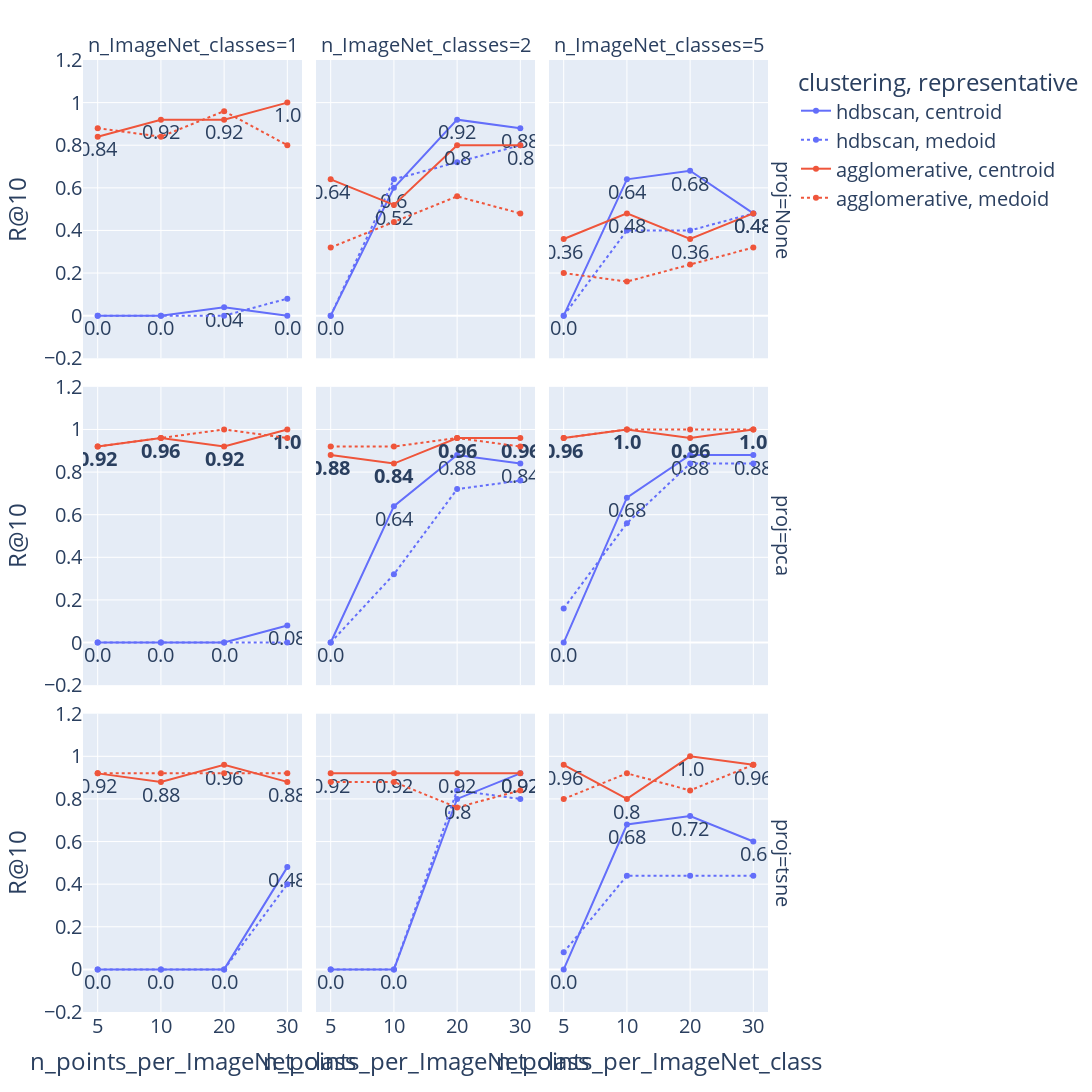

The notebook cell this image was saved under:
### Markdown cell above
### ZCCR Ablation Study

### Code cell
def text(representative, proj, clustering, recall):
    if proj=='pca' and representative=='centroid' and clustering=='agglomerative':
        return '<b>{}</b>'.format(str(recall))
    if representative=='centroid':
        return str(recall)
    return ''

create_path_if_not_existant('charts')

for dataset in ['coco', 'flickr30k']:
    for model in ['clip', 'albef']:
        for task in ['txt2img', 'img2txt', 'txt2txt', 'img2img']:

            # recall@10
            df = pd.read_csv('results/zccr_metrics.csv')
            df['n_points_per_cluster'] = df['n_points_per_cluster'].map(lambda e: str(e))
            df = df.rename(columns={'recall': 'R@10', 'n_points_per_cluster':'n_points_per_ImageNet_class',
                                    'n_seeds':'n_ImageNet_classes'})

            df = df[df['n_ImageNet_classes'] != 3]
            df = df[df['n_ImageNet_classes'] != 10]
            df = df[df['proj'] != 'tsne']
            df = df[df['dataset'] == dataset]
            df = df[df['model'] == model]
            df = df[df['task'] == task]
            df = df[df['cluster distance'] == 5]

            df['proj'] = df['proj'].map(lambda x: 'tsne' if x == 'tsne (pca)' else x)
            df['text'] = df.apply(lambda x: text(x['representative'], x['proj'], x['clustering'], x['R@10']), axis=1)
            # df = df[df['clustering'] == 'agglomerative']
            # df = df[df['representative'] == 'centroid']

            # df = df[df['n_points_per_cluster'] == 20]
            # df = df[df['cluster distance'] == 50]

            fig = px.line(df, x="n_points_per_ImageNet_class", y="R@10", text='text', color='clustering', line_dash='representative',
                        facet_row='proj', facet_col='n_ImageNet_classes', category_orders={"proj": ["None", "pca", "tsne"], "n_ImageNet_classes":[1,2,5]},
                        markers=True)
            fig.update_traces(textposition='bottom center')
            fig.update_layout(yaxis_range=[-0.2,1.2])
            fig.update_layout(
                autosize=False,
                width=1700,
                height=1200,
                showlegend=True,
                font=dict(
                        # family="Courier New, monospace",
                        size=20  # Set the font size here
                        # color="RebeccaPurple"
                )
            )

            fig.write_image('charts/{}_{}_{}_recall.png'.format(dataset,model,task))

### Figure 1 — Plotly figure (JSON) as saved in the notebook; plotly's stock layout.template omitted (floating-point values rounded to 4 significant figures)
{"data": [{"hovertemplate": "clustering=hdbscan<br>representative=centroid<br>proj=None<br>n_ImageNet_classes=1<br>n_points_per_ImageNet_class=%{x}<br>R@10=%{y}<br>text=%{text}<extra></extra>", "legendgroup": "hdbscan, centroid", "line": {"color": "#636efa", "dash": "solid"}, "marker": {"symbol": "circle"}, "mode": "text+lines+markers", "name": "hdbscan, centroid", "orientation": "v", "showlegend": true, "text": ["0.0", "0.0", "0.04", "0.0"], "textposition": "bottom center", "type": "scatter", "x": ["5", "10", "20", "30"], "xaxis": "x7", "y": [0, 0, 0.04, 0], "yaxis": "y7"}, {"hovertemplate": "clustering=hdbscan<br>representative=centroid<br>proj=None<br>n_ImageNet_classes=2<br>n_points_per_ImageNet_class=%{x}<br>R@10=%{y}<br>text=%{text}<extra></extra>", "legendgroup": "hdbscan, centroid", "line": {"color": "#636efa", "dash": "solid"}, "marker": {"symbol": "circle"}, "mode": "text+lines+markers", "name": "hdbscan, centroid", "orientation": "v", "showlegend": false, "text": ["0.0", "0.6", "0.92", "0.88"], "textposition": "bottom center", "type": "scatter", "x": ["5", "10", "20", "30"], "xaxis": "x8", "y": [0, 0.6, 0.92, 0.88], "yaxis": "y8"}, {"hovertemplate": "clustering=hdbscan<br>representative=centroid<br>proj=None<br>n_ImageNet_classes=5<br>n_points_per_ImageNet_class=%{x}<br>R@10=%{y}<br>text=%{text}<extra></extra>", "legendgroup": "hdbscan, centroid", "line": {"color": "#636efa", "dash": "solid"}, "marker": {"symbol": "circle"}, "mode": "text+lines+markers", "name": "hdbscan, centroid", "orientation": "v", "showlegend": false, "text": ["0.0", "0.64", "0.68", "0.48"], "textposition": "bottom center", "type": "scatter", "x": ["5", "10", "20", "30"], "xaxis": "x9", "y": [0, 0.64, 0.68, 0.48], "yaxis": "y9"}, {"hovertemplate": "clustering=hdbscan<br>representative=centroid<br>proj=pca<br>n_ImageNet_classes=1<br>n_points_per_ImageNet_class=%{x}<br>R@10=%{y}<br>text=%{text}<extra></extra>", "legendgroup": "hdbscan, centroid", "line": {"color": "#636efa", "dash": "solid"}, "marker": {"symbol": "circle"}, "mode": "text+lines+markers", "name": "hdbscan, centroid", "orientation": "v", "showlegend": false, "text": ["0.0", "0.0", "0.0", "0.08"], "textposition": "bottom center", "type": "scatter", "x": ["5", "10", "20", "30"], "xaxis": "x4", "y": [0, 0, 0, 0.08], "yaxis": "y4"}, {"hovertemplate": "clustering=hdbscan<br>representative=centroid<br>proj=pca<br>n_ImageNet_classes=2<br>n_points_per_ImageNet_class=%{x}<br>R@10=%{y}<br>text=%{text}<extra></extra>", "legendgroup": "hdbscan, centroid", "line": {"color": "#636efa", "dash": "solid"}, "marker": {"symbol": "circle"}, "mode": "text+lines+markers", "name": "hdbscan, centroid", "orientation": "v", "showlegend": false, "text": ["0.0", "0.64", "0.88", "0.84"], "textposition": "bottom center", "type": "scatter", "x": ["5", "10", "20", "30"], "xaxis": "x5", "y": [0, 0.64, 0.88, 0.84], "yaxis": "y5"}, {"hovertemplate": "clustering=hdbscan<br>representative=centroid<br>proj=pca<br>n_ImageNet_classes=5<br>n_points_per_ImageNet_class=%{x}<br>R@10=%{y}<br>text=%{text}<extra></extra>", "legendgroup": "hdbscan, centroid", "line": {"color": "#636efa", "dash": "solid"}, "marker": {"symbol": "circle"}, "mode": "text+lines+markers", "name": "hdbscan, centroid", "orientation": "v", "showlegend": false, "text": ["0.0", "0.68", "0.88", "0.88"], "textposition": "bottom center", "type": "scatter", "x": ["5", "10", "20", "30"], "xaxis": "x6", "y": [0, 0.68, 0.88, 0.88], "yaxis": "y6"}, {"hovertemplate": "clustering=hdbscan<br>representative=centroid<br>proj=tsne<br>n_ImageNet_classes=1<br>n_points_per_ImageNet_class=%{x}<br>R@10=%{y}<br>text=%{text}<extra></extra>", "legendgroup": "hdbscan, centroid", "line": {"color": "#636efa", "dash": "solid"}, "marker": {"symbol": "circle"}, "mode": "text+lines+markers", "name": "hdbscan, centroid", "orientation": "v", "showlegend": false, "text": ["0.0", "0.0", "0.0", "0.48"], "textposition": "bottom center", "type": "scatter", "x": ["5", "10", "20", "30"], "xaxis": "x", "y": [0, 0, 0, 0.48], "yaxis": "y"}, {"hovertemplate": "clustering=hdbscan<br>representative=centroid<br>proj=tsne<br>n_ImageNet_classes=2<br>n_points_per_ImageNet_class=%{x}<br>R@10=%{y}<br>text=%{text}<extra></extra>", "legendgroup": "hdbscan, centroid", "line": {"color": "#636efa", "dash": "solid"}, "marker": {"symbol": "circle"}, "mode": "text+lines+markers", "name": "hdbscan, centroid", "orientation": "v", "showlegend": false, "text": ["0.0", "0.0", "0.8", "0.92"], "textposition": "bottom center", "type": "scatter", "x": ["5", "10", "20", "30"], "xaxis": "x2", "y": [0, 0, 0.8, 0.92], "yaxis": "y2"}, {"hovertemplate": "clustering=hdbscan<br>representative=centroid<br>proj=tsne<br>n_ImageNet_classes=5<br>n_points_per_ImageNet_class=%{x}<br>R@10=%{y}<br>text=%{text}<extra></extra>", "legendgroup": "hdbscan, centroid", "line": {"color": "#636efa", "dash": "solid"}, "marker": {"symbol": "circle"}, "mode": "text+lines+markers", "name": "hdbscan, centroid", "orientation": "v", "showlegend": false, "text": ["0.0", "0.68", "0.72", "0.6"], "textposition": "bottom center", "type": "scatter", "x": ["5", "10", "20", "30"], "xaxis": "x3", "y": [0, 0.68, 0.72, 0.6], "yaxis": "y3"}, {"hovertemplate": "clustering=hdbscan<br>representative=medoid<br>proj=None<br>n_ImageNet_classes=1<br>n_points_per_ImageNet_class=%{x}<br>R@10=%{y}<br>text=%{text}<extra></extra>", "legendgroup": "hdbscan, medoid", "line": {"color": "#636efa", "dash": "dot"}, "marker": {"symbol": "circle"}, "mode": "text+lines+markers", "name": "hdbscan, medoid", "orientation": "v", "showlegend": true, "text": ["", "", "", ""], "textposition": "bottom center", "type": "scatter", "x": ["5", "10", "20", "30"], "xaxis": "x7", "y": [0, 0, 0, 0.08], "yaxis": "y7"}, {"hovertemplate": "clustering=hdbscan<br>representative=medoid<br>proj=None<br>n_ImageNet_classes=2<br>n_points_per_ImageNet_class=%{x}<br>R@10=%{y}<br>text=%{text}<extra></extra>", "legendgroup": "hdbscan, medoid", "line": {"color": "#636efa", "dash": "dot"}, "marker": {"symbol": "circle"}, "mode": "text+lines+markers", "name": "hdbscan, medoid", "orientation": "v", "showlegend": false, "text": ["", "", "", ""], "textposition": "bottom center", "type": "scatter", "x": ["5", "10", "20", "30"], "xaxis": "x8", "y": [0, 0.64, 0.72, 0.8], "yaxis": "y8"}, {"hovertemplate": "clustering=hdbscan<br>representative=medoid<br>proj=None<br>n_ImageNet_classes=5<br>n_points_per_ImageNet_class=%{x}<br>R@10=%{y}<br>text=%{text}<extra></extra>", "legendgroup": "hdbscan, medoid", "line": {"color": "#636efa", "dash": "dot"}, "marker": {"symbol": "circle"}, "mode": "text+lines+markers", "name": "hdbscan, medoid", "orientation": "v", "showlegend": false, "text": ["", "", "", ""], "textposition": "bottom center", "type": "scatter", "x": ["5", "10", "20", "30"], "xaxis": "x9", "y": [0, 0.4, 0.4, 0.48], "yaxis": "y9"}, {"hovertemplate": "clustering=hdbscan<br>representative=medoid<br>proj=pca<br>n_ImageNet_classes=1<br>n_points_per_ImageNet_class=%{x}<br>R@10=%{y}<br>text=%{text}<extra></extra>", "legendgroup": "hdbscan, medoid", "line": {"color": "#636efa", "dash": "dot"}, "marker": {"symbol": "circle"}, "mode": "text+lines+markers", "name": "hdbscan, medoid", "orientation": "v", "showlegend": false, "text": ["", "", "", ""], "textposition": "bottom center", "type": "scatter", "x": ["5", "10", "20", "30"], "xaxis": "x4", "y": [0, 0, 0, 0], "yaxis": "y4"}, {"hovertemplate": "clustering=hdbscan<br>representative=medoid<br>proj=pca<br>n_ImageNet_classes=2<br>n_points_per_ImageNet_class=%{x}<br>R@10=%{y}<br>text=%{text}<extra></extra>", "legendgroup": "hdbscan, medoid", "line": {"color": "#636efa", "dash": "dot"}, "marker": {"symbol": "circle"}, "mode": "text+lines+markers", "name": "hdbscan, medoid", "orientation": "v", "showlegend": false, "text": ["", "", "", ""], "textposition": "bottom center", "type": "scatter", "x": ["5", "10", "20", "30"], "xaxis": "x5", "y": [0, 0.32, 0.72, 0.76], "yaxis": "y5"}, {"hovertemplate": "clustering=hdbscan<br>representative=medoid<br>proj=pca<br>n_ImageNet_classes=5<br>n_points_per_ImageNet_class=%{x}<br>R@10=%{y}<br>text=%{text}<extra></extra>", "legendgroup": "hdbscan, medoid", "line": {"color": "#636efa", "dash": "dot"}, "marker": {"symbol": "circle"}, "mode": "text+lines+markers", "name": "hdbscan, medoid", "orientation": "v", "showlegend": false, "text": ["", "", "", ""], "textposition": "bottom center", "type": "scatter", "x": ["5", "10", "20", "30"], "xaxis": "x6", "y": [0.16, 0.56, 0.84, 0.84], "yaxis": "y6"}, {"hovertemplate": "clustering=hdbscan<br>representative=medoid<br>proj=tsne<br>n_ImageNet_classes=1<br>n_points_per_ImageNet_class=%{x}<br>R@10=%{y}<br>text=%{text}<extra></extra>", "legendgroup": "hdbscan, medoid", "line": {"color": "#636efa", "dash": "dot"}, "marker": {"symbol": "circle"}, "mode": "text+lines+markers", "name": "hdbscan, medoid", "orientation": "v", "showlegend": false, "text": ["", "", "", ""], "textposition": "bottom center", "type": "scatter", "x": ["5", "10", "20", "30"], "xaxis": "x", "y": [0, 0, 0, 0.4], "yaxis": "y"}, {"hovertemplate": "clustering=hdbscan<br>representative=medoid<br>proj=tsne<br>n_ImageNet_classes=2<br>n_points_per_ImageNet_class=%{x}<br>R@10=%{y}<br>text=%{text}<extra></extra>", "legendgroup": "hdbscan, medoid", "line": {"color": "#636efa", "dash": "dot"}, "marker": {"symbol": "circle"}, "mode": "text+lines+markers", "name": "hdbscan, medoid", "orientation": "v", "showlegend": false, "text": ["", "", "", ""], "textposition": "bottom center", "type": "scatter", "x": ["5", "10", "20", "30"], "xaxis": "x2", "y": [0, 0, 0.84, 0.8], "yaxis": "y2"}, {"hovertemplate": "clustering=hdbscan<br>representative=medoid<br>proj=tsne<br>n_ImageNet_classes=5<br>n_points_per_ImageNet_class=%{x}<br>R@10=%{y}<br>text=%{text}<extra></extra>", "legendgroup": "hdbscan, medoid", "line": {"color": "#636efa", "dash": "dot"}, "marker": {"symbol": "circle"}, "mode": "text+lines+markers", "name": "hdbscan, medoid", "orientation": "v", "showlegend": false, "text": ["", "", "", ""], "textposition": "bottom center", "type": "scatter", "x": ["5", "10", "20", "30"], "xaxis": "x3", "y": [0.08, 0.44, 0.44, 0.44], "yaxis": "y3"}, {"hovertemplate": "clustering=agglomerative<br>representative=centroid<br>proj=None<br>n_ImageNet_classes=1<br>n_points_per_ImageNet_class=%{x}<br>R@10=%{y}<br>text=%{text}<extra></extra>", "legendgroup": "agglomerative, centroid", "line": {"color": "#EF553B", "dash": "solid"}, "marker": {"symbol": "circle"}, "mode": "text+lines+markers", "name": "agglomerative, centroid", "orientation": "v", "showlegend": true, "text": ["0.84", "0.92", "0.92", "1.0"], "textposition": "bottom center", "type": "scatter", "x": ["5", "10", "20", "30"], "xaxis": "x7", "y": [0.84, 0.92, 0.92, 1], "yaxis": "y7"}, {"hovertemplate": "clustering=agglomerative<br>representative=centroid<br>proj=None<br>n_ImageNet_classes=2<br>n_points_per_ImageNet_class=%{x}<br>R@10=%{y}<br>text=%{text}<extra></extra>", "legendgroup": "agglomerative, centroid", "line": {"color": "#EF553B", "dash": "solid"}, "marker": {"symbol": "circle"}, "mode": "text+lines+markers", "name": "agglomerative, centroid", "orientation": "v", "showlegend": false, "text": ["0.64", "0.52", "0.8", "0.8"], "textposition": "bottom center", "type": "scatter", "x": ["5", "10", "20", "30"], "xaxis": "x8", "y": [0.64, 0.52, 0.8, 0.8], "yaxis": "y8"}, {"hovertemplate": "clustering=agglomerative<br>representative=centroid<br>proj=None<br>n_ImageNet_classes=5<br>n_points_per_ImageNet_class=%{x}<br>R@10=%{y}<br>text=%{text}<extra></extra>", "legendgroup": "agglomerative, centroid", "line": {"color": "#EF553B", "dash": "solid"}, "marker": {"symbol": "circle"}, "mode": "text+lines+markers", "name": "agglomerative, centroid", "orientation": "v", "showlegend": false, "text": ["0.36", "0.48", "0.36", "0.48"], "textposition": "bottom center", "type": "scatter", "x": ["5", "10", "20", "30"], "xaxis": "x9", "y": [0.36, 0.48, 0.36, 0.48], "yaxis": "y9"}, {"hovertemplate": "clustering=agglomerative<br>representative=centroid<br>proj=pca<br>n_ImageNet_classes=1<br>n_points_per_ImageNet_class=%{x}<br>R@10=%{y}<br>text=%{text}<extra></extra>", "legendgroup": "agglomerative, centroid", "line": {"color": "#EF553B", "dash": "solid"}, "marker": {"symbol": "circle"}, "mode": "text+lines+markers", "name": "agglomerative, centroid", "orientation": "v", "showlegend": false, "text": ["<b>0.92</b>", "<b>0.96</b>", "<b>0.92</b>", "<b>1.0</b>"], "textposition": "bottom center", "type": "scatter", "x": ["5", "10", "20", "30"], "xaxis": "x4", "y": [0.92, 0.96, 0.92, 1], "yaxis": "y4"}, {"hovertemplate": "clustering=agglomerative<br>representative=centroid<br>proj=pca<br>n_ImageNet_classes=2<br>n_points_per_ImageNet_class=%{x}<br>R@10=%{y}<br>text=%{text}<extra></extra>", "legendgroup": "agglomerative, centroid", "line": {"color": "#EF553B", "dash": "solid"}, "marker": {"symbol": "circle"}, "mode": "text+lines+markers", "name": "agglomerative, centroid", "orientation": "v", "showlegend": false, "text": ["<b>0.88</b>", "<b>0.84</b>", "<b>0.96</b>", "<b>0.96</b>"], "textposition": "bottom center", "type": "scatter", "x": ["5", "10", "20", "30"], "xaxis": "x5", "y": [0.88, 0.84, 0.96, 0.96], "yaxis": "y5"}, {"hovertemplate": "clustering=agglomerative<br>representative=centroid<br>proj=pca<br>n_ImageNet_classes=5<br>n_points_per_ImageNet_class=%{x}<br>R@10=%{y}<br>text=%{text}<extra></extra>", "legendgroup": "agglomerative, centroid", "line": {"color": "#EF553B", "dash": "solid"}, "marker": {"symbol": "circle"}, "mode": "text+lines+markers", "name": "agglomerative, centroid", "orientation": "v", "showlegend": false, "text": ["<b>0.96</b>", "<b>1.0</b>", "<b>0.96</b>", "<b>1.0</b>"], "textposition": "bottom center", "type": "scatter", "x": ["5", "10", "20", "30"], "xaxis": "x6", "y": [0.96, 1, 0.96, 1], "yaxis": "y6"}, {"hovertemplate": "clustering=agglomerative<br>representative=centroid<br>proj=tsne<br>n_ImageNet_classes=1<br>n_points_per_ImageNet_class=%{x}<br>R@10=%{y}<br>text=%{text}<extra></extra>", "legendgroup": "agglomerative, centroid", "line": {"color": "#EF553B", "dash": "solid"}, "marker": {"symbol": "circle"}, "mode": "text+lines+markers", "name": "agglomerative, centroid", "orientation": "v", "showlegend": false, "text": ["0.92", "0.88", "0.96", "0.88"], "textposition": "bottom center", "type": "scatter", "x": ["5", "10", "20", "30"], "xaxis": "x", "y": [0.92, 0.88, 0.96, 0.88], "yaxis": "y"}, {"hovertemplate": "clustering=agglomerative<br>representative=centroid<br>proj=tsne<br>n_ImageNet_classes=2<br>n_points_per_ImageNet_class=%{x}<br>R@10=%{y}<br>text=%{text}<extra></extra>", "legendgroup": "agglomerative, centroid", "line": {"color": "#EF553B", "dash": "solid"}, "marker": {"symbol": "circle"}, "mode": "text+lines+markers", "name": "agglomerative, centroid", "orientation": "v", "showlegend": false, "text": ["0.92", "0.92", "0.92", "0.92"], "textposition": "bottom center", "type": "scatter", "x": ["5", "10", "20", "30"], "xaxis": "x2", "y": [0.92, 0.92, 0.92, 0.92], "yaxis": "y2"}, {"hovertemplate": "clustering=agglomerative<br>representative=centroid<br>proj=tsne<br>n_ImageNet_classes=5<br>n_points_per_ImageNet_class=%{x}<br>R@10=%{y}<br>text=%{text}<extra></extra>", "legendgroup": "agglomerative, centroid", "line": {"color": "#EF553B", "dash": "solid"}, "marker": {"symbol": "circle"}, "mode": "text+lines+markers", "name": "agglomerative, centroid", "orientation": "v", "showlegend": false, "text": ["0.96", "0.8", "1.0", "0.96"], "textposition": "bottom center", "type": "scatter", "x": ["5", "10", "20", "30"], "xaxis": "x3", "y": [0.96, 0.8, 1, 0.96], "yaxis": "y3"}, {"hovertemplate": "clustering=agglomerative<br>representative=medoid<br>proj=None<br>n_ImageNet_classes=1<br>n_points_per_ImageNet_class=%{x}<br>R@10=%{y}<br>text=%{text}<extra></extra>", "legendgroup": "agglomerative, medoid", "line": {"color": "#EF553B", "dash": "dot"}, "marker": {"symbol": "circle"}, "mode": "text+lines+markers", "name": "agglomerative, medoid", "orientation": "v", "showlegend": true, "text": ["", "", "", ""], "textposition": "bottom center", "type": "scatter", "x": ["5", "10", "20", "30"], "xaxis": "x7", "y": [0.88, 0.84, 0.96, 0.8], "yaxis": "y7"}, {"hovertemplate": "clustering=agglomerative<br>representative=medoid<br>proj=None<br>n_ImageNet_classes=2<br>n_points_per_ImageNet_class=%{x}<br>R@10=%{y}<br>text=%{text}<extra></extra>", "legendgroup": "agglomerative, medoid", "line": {"color": "#EF553B", "dash": "dot"}, "marker": {"symbol": "circle"}, "mode": "text+lines+markers", "name": "agglomerative, medoid", "orientation": "v", "showlegend": false, "text": ["", "", "", ""], "textposition": "bottom center", "type": "scatter", "x": ["5", "10", "20", "30"], "xaxis": "x8", "y": [0.32, 0.44, 0.56, 0.48], "yaxis": "y8"}, {"hovertemplate": "clustering=agglomerative<br>representative=medoid<br>proj=None<br>n_ImageNet_classes=5<br>n_points_per_ImageNet_class=%{x}<br>R@10=%{y}<br>text=%{text}<extra></extra>", "legendgroup": "agglomerative, medoid", "line": {"color": "#EF553B", "dash": "dot"}, "marker": {"symbol": "circle"}, "mode": "text+lines+markers", "name": "agglomerative, medoid", "orientation": "v", "showlegend": false, "text": ["", "", "", ""], "textposition": "bottom center", "type": "scatter", "x": ["5", "10", "20", "30"], "xaxis": "x9", "y": [0.2, 0.16, 0.24, 0.32], "yaxis": "y9"}, {"hovertemplate": "clustering=agglomerative<br>representative=medoid<br>proj=pca<br>n_ImageNet_classes=1<br>n_points_per_ImageNet_class=%{x}<br>R@10=%{y}<br>text=%{text}<extra></extra>", "legendgroup": "agglomerative, medoid", "line": {"color": "#EF553B", "dash": "dot"}, "marker": {"symbol": "circle"}, "mode": "text+lines+markers", "name": "agglomerative, medoid", "orientation": "v", "showlegend": false, "text": ["", "", "", ""], "textposition": "bottom center", "type": "scatter", "x": ["5", "10", "20", "30"], "xaxis": "x4", "y": [0.92, 0.96, 1, 0.96], "yaxis": "y4"}, {"hovertemplate": "clustering=agglomerative<br>representative=medoid<br>proj=pca<br>n_ImageNet_classes=2<br>n_points_per_ImageNet_class=%{x}<br>R@10=%{y}<br>text=%{text}<extra></extra>", "legendgroup": "agglomerative, medoid", "line": {"color": "#EF553B", "dash": "dot"}, "marker": {"symbol": "circle"}, "mode": "text+lines+markers", "name": "agglomerative, medoid", "orientation": "v", "showlegend": false, "text": ["", "", "", ""], "textposition": "bottom center", "type": "scatter", "x": ["5", "10", "20", "30"], "xaxis": "x5", "y": [0.92, 0.92, 0.96, 0.92], "yaxis": "y5"}, {"hovertemplate": "clustering=agglomerative<br>representative=medoid<br>proj=pca<br>n_ImageNet_classes=5<br>n_points_per_ImageNet_class=%{x}<br>R@10=%{y}<br>text=%{text}<extra></extra>", "legendgroup": "agglomerative, medoid", "line": {"color": "#EF553B", "dash": "dot"}, "marker": {"symbol": "circle"}, "mode": "text+lines+markers", "name": "agglomerative, medoid", "orientation": "v", "showlegend": false, "text": ["", "", "", ""], "textposition": "bottom center", "type": "scatter", "x": ["5", "10", "20", "30"], "xaxis": "x6", "y": [0.96, 1, 1, 1], "yaxis": "y6"}, {"hovertemplate": "clustering=agglomerative<br>representative=medoid<br>proj=tsne<br>n_ImageNet_classes=1<br>n_points_per_ImageNet_class=%{x}<br>R@10=%{y}<br>text=%{text}<extra></extra>", "legendgroup": "agglomerative, medoid", "line": {"color": "#EF553B", "dash": "dot"}, "marker": {"symbol": "circle"}, "mode": "text+lines+markers", "name": "agglomerative, medoid", "orientation": "v", "showlegend": false, "text": ["", "", "", ""], "textposition": "bottom center", "type": "scatter", "x": ["5", "10", "20", "30"], "xaxis": "x", "y": [0.92, 0.92, 0.92, 0.92], "yaxis": "y"}, {"hovertemplate": "clustering=agglomerative<br>representative=medoid<br>proj=tsne<br>n_ImageNet_classes=2<br>n_points_per_ImageNet_class=%{x}<br>R@10=%{y}<br>text=%{text}<extra></extra>", "legendgroup": "agglomerative, medoid", "line": {"color": "#EF553B", "dash": "dot"}, "marker": {"symbol": "circle"}, "mode": "text+lines+markers", "name": "agglomerative, medoid", "orientation": "v", "showlegend": false, "text": ["", "", "", ""], "textposition": "bottom center", "type": "scatter", "x": ["5", "10", "20", "30"], "xaxis": "x2", "y": [0.88, 0.88, 0.76, 0.84], "yaxis": "y2"}, {"hovertemplate": "clustering=agglomerative<br>representative=medoid<br>proj=tsne<br>n_ImageNet_classes=5<br>n_points_per_ImageNet_class=%{x}<br>R@10=%{y}<br>text=%{text}<extra></extra>", "legendgroup": "agglomerative, medoid", "line": {"color": "#EF553B", "dash": "dot"}, "marker": {"symbol": "circle"}, "mode": "text+lines+markers", "name": "agglomerative, medoid", "orientation": "v", "showlegend": false, "text": ["", "", "", ""], "textposition": "bottom center", "type": "scatter", "x": ["5", "10", "20", "30"], "xaxis": "x3", "y": [0.8, 0.92, 0.84, 0.96], "yaxis": "y3"}], "layout": {"annotations": [{"font": {}, "showarrow": false, "text": "n_ImageNet_classes=1", "x": 0.1567, "xanchor": "center", "xref": "paper", "y": 1.0, "yanchor": "bottom", "yref": "paper"}, {"font": {}, "showarrow": false, "text": "n_ImageNet_classes=2", "x": 0.49, "xanchor": "center", "xref": "paper", "y": 1.0, "yanchor": "bottom", "yref": "paper"}, {"font": {}, "showarrow": false, "text": "n_ImageNet_classes=5", "x": 0.8233, "xanchor": "center", "xref": "paper", "y": 1.0, "yanchor": "bottom", "yref": "paper"}, {"font": {}, "showarrow": false, "text": "proj=tsne", "textangle": 90, "x": 0.98, "xanchor": "left", "xref": "paper", "y": 0.1567, "yanchor": "middle", "yref": "paper"}, {"font": {}, "showarrow": false, "text": "proj=pca", "textangle": 90, "x": 0.98, "xanchor": "left", "xref": "paper", "y": 0.5, "yanchor": "middle", "yref": "paper"}, {"font": {}, "showarrow": false, "text": "proj=None", "textangle": 90, "x": 0.98, "xanchor": "left", "xref": "paper", "y": 0.8433, "yanchor": "middle", "yref": "paper"}], "autosize": false, "font": {"size": 20}, "height": 1200, "legend": {"title": {"text": "clustering, representative"}, "tracegroupgap": 0}, "margin": {"t": 60}, "showlegend": true, "width": 1700, "xaxis": {"anchor": "y", "domain": [0, 0.3133], "title": {"text": "n_points_per_ImageNet_class"}}, "xaxis2": {"anchor": "y2", "domain": [0.3333, 0.6467], "matches": "x", "title": {"text": "n_points_per_ImageNet_class"}}, "xaxis3": {"anchor": "y3", "domain": [0.6667, 0.98], "matches": "x", "title": {"text": "n_points_per_ImageNet_class"}}, "xaxis4": {"anchor": "y4", "domain": [0, 0.3133], "matches": "x", "showticklabels": false}, "xaxis5": {"anchor": "y5", "domain": [0.3333, 0.6467], "matches": "x", "showticklabels": false}, "xaxis6": {"anchor": "y6", "domain": [0.6667, 0.98], "matches": "x", "showticklabels": false}, "xaxis7": {"anchor": "y7", "domain": [0, 0.3133], "matches": "x", "showticklabels": false}, "xaxis8": {"anchor": "y8", "domain": [0.3333, 0.6467], "matches": "x", "showticklabels": false}, "xaxis9": {"anchor": "y9", "domain": [0.6667, 0.98], "matches": "x", "showticklabels": false}, "yaxis": {"anchor": "x", "domain": [0, 0.3133], "range": [-0.2, 1.2], "title": {"text": "R@10"}}, "yaxis2": {"anchor": "x2", "domain": [0, 0.3133], "matches": "y", "showticklabels": false}, "yaxis3": {"anchor": "x3", "domain": [0, 0.3133], "matches": "y", "showticklabels": false}, "yaxis4": {"anchor": "x4", "domain": [0.3433, 0.6567], "matches": "y", "title": {"text": "R@10"}}, "yaxis5": {"anchor": "x5", "domain": [0.3433, 0.6567], "matches": "y", "showticklabels": false}, "yaxis6": {"anchor": "x6", "domain": [0.3433, 0.6567], "matches": "y", "showticklabels": false}, "yaxis7": {"anchor": "x7", "domain": [0.6867, 1.0], "matches": "y", "title": {"text": "R@10"}}, "yaxis8": {"anchor": "x8", "domain": [0.6867, 1.0], "matches": "y", "showticklabels": false}, "yaxis9": {"anchor": "x9", "domain": [0.6867, 1.0], "matches": "y", "showticklabels": false}}}
